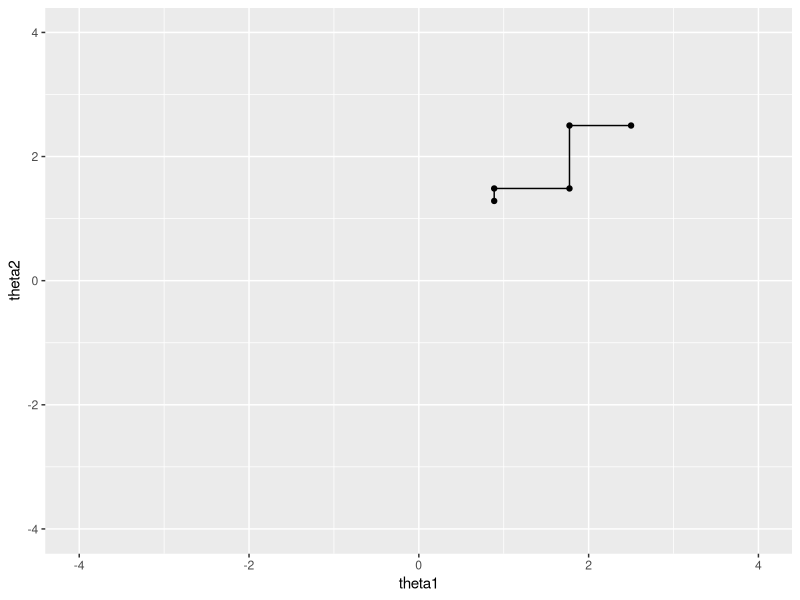
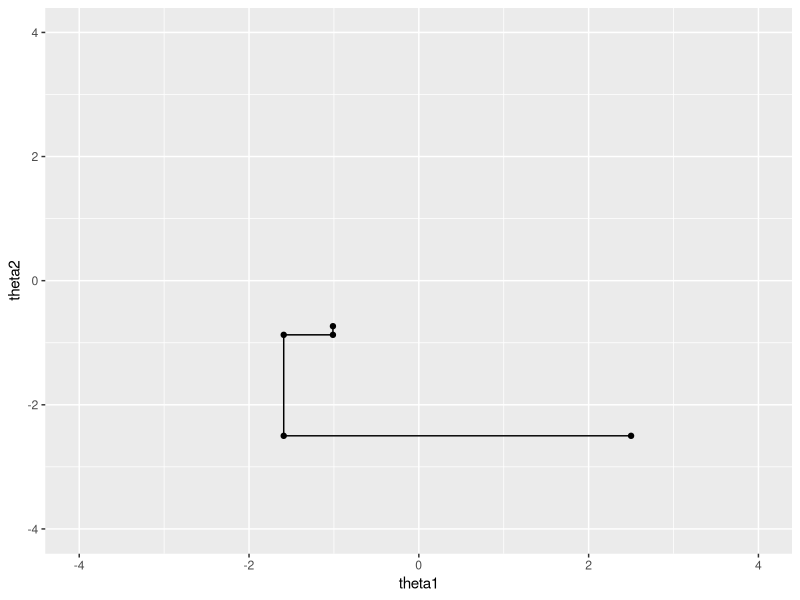
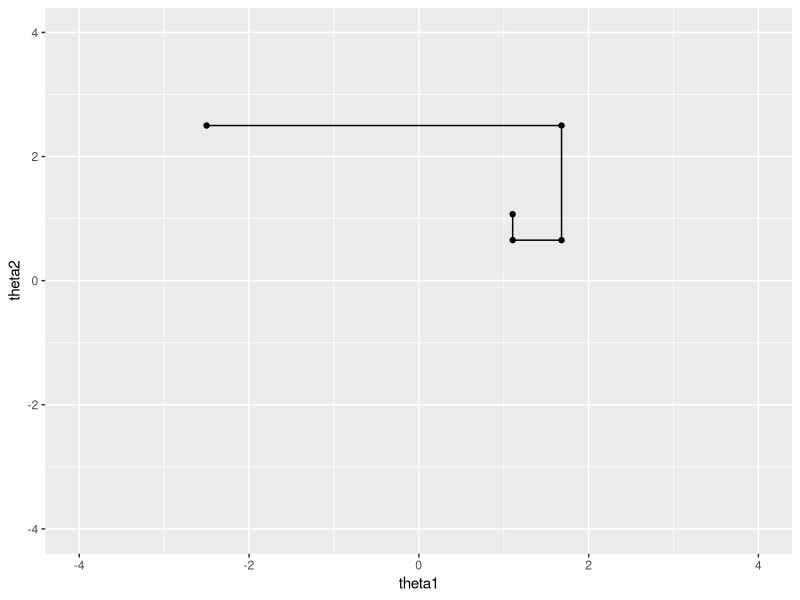
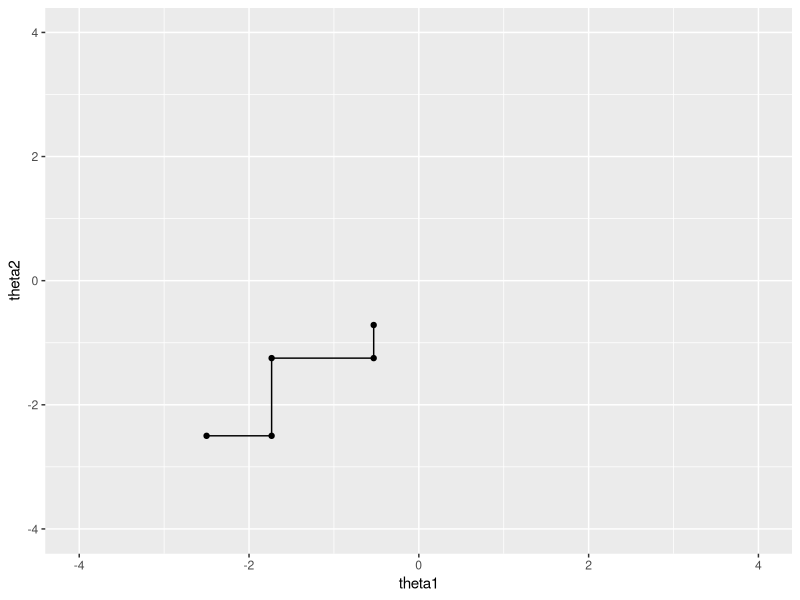
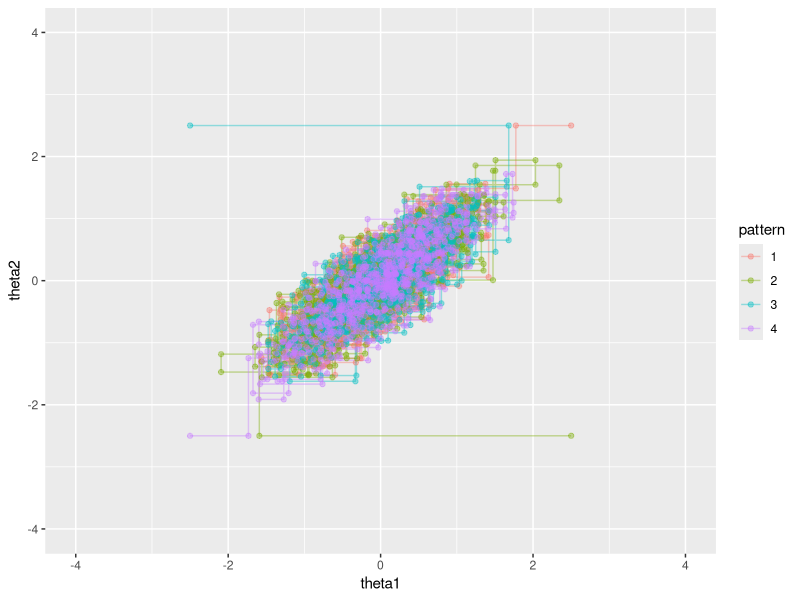
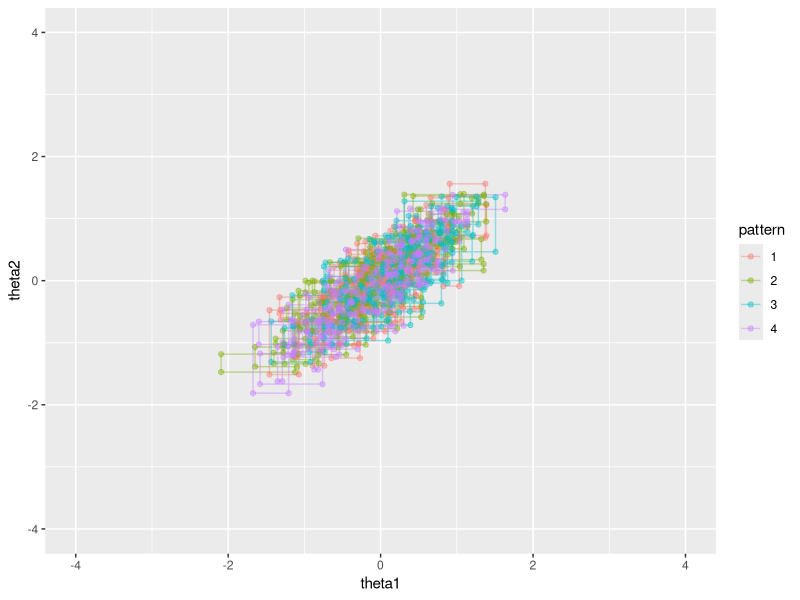
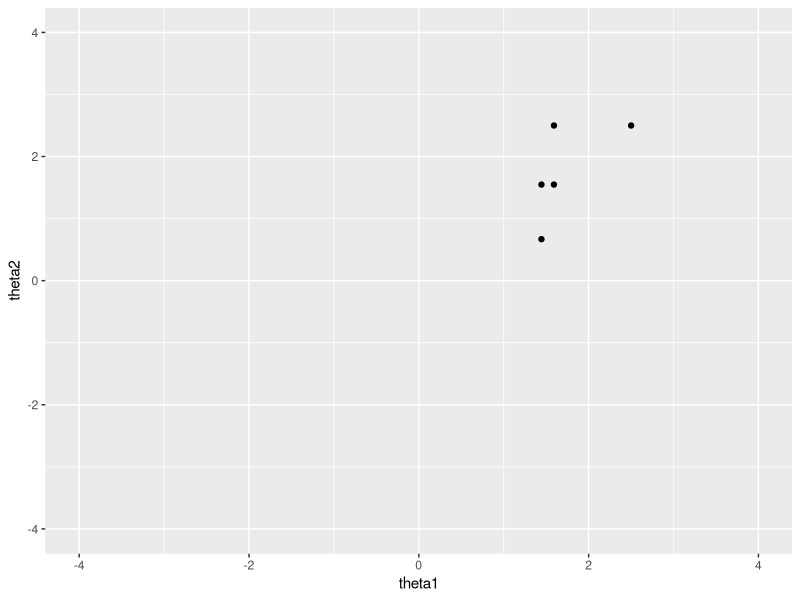
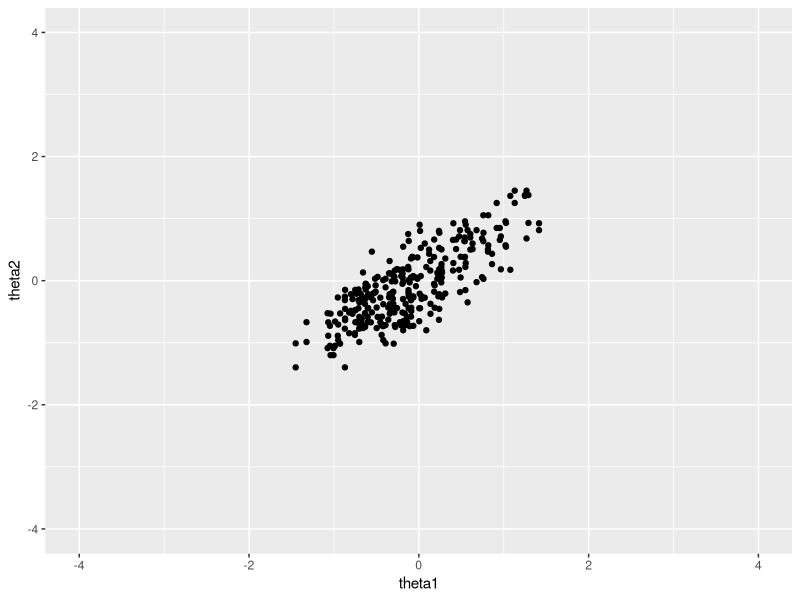

R code for these plots, in order:
## ---- chunk 1
rm(list = ls())
library(ggplot2)
library(tidyverse)
set.seed(1)
## ---- chunk 2
y1 <- 0
y2 <- 0
rho <- .8

SampleTheta <- function(y, v, theta){
  new <- rnorm(1, y + v * (theta - y), 1 - v^2)
  return(new)
}

n <- 500
## ---- chunk 3
databox <- replicate(4, data.frame(theta1 = rep(NA, 2*n+1), theta2 = rep(NA, 2*n+1) , pattern = rep(NA, 2*n+1)), simplify  = FALSE)

names(databox) <- paste0("databox", 1:4)
theta1 <- c(2.5, 2.5, -2.5, -2.5)
theta2 <- c(2.5, -2.5, 2.5, -2.5)
thetas <- matrix(c(theta1, theta2), 4)

# sampling
for (j in 1:4){
  data <- databox[[j]] # choose dataframe
  data[1, 1:2] <- thetas[j, ] # set the initial value
  data[,3] <- rep(j, 2 * n +1 ) # set pattern
  for (i in 1:n ){
    theta_old2 <- data[2*i-1,2]
    theta_new1 <- SampleTheta(y2, rho, theta_old2)
    data[2*i,1] <- theta_new1
    data[2*i,2] <- theta_old2
    theta_new2 <- SampleTheta(y1, rho, theta_new1)
    data[2*i+1, 2] <- theta_new2
    data[2*i+1, 1] <- theta_new1
  }
  databox[[j]] <- data
}
## ---- chunk 4
datafull <- bind_rows(databox[[1]], databox[[2]], databox[[3]], databox[[4]])
datafull2 <- bind_rows(databox[[1]][701:1000,], databox[[2]][701:1000,], databox[[3]][701:1000,], databox[[4]][701:1000,])
datafull$pattern <- as.factor(datafull$pattern)
datafull2$pattern <- as.factor(datafull2$pattern)

## ---- chunk 5
p_first <- list(0)
for (i in 1:4){
  p_first[[i]] <- ggplot(databox[[i]][1:5,], aes(x = theta1, y = theta2)) + 
                      geom_path() +
                      geom_point() +
                      xlim(c(-4, 4)) + 
                      ylim(c(-4, 4))
  print(p_first[[i]])
}

## ---- chunk 6
p_last <- list(0)
for (i in 1:4){
  p_last[[i]] <- ggplot(databox[[i]][402:501,], aes(x = theta1, y = theta2)) + 
                geom_path() +
                geom_point() +
                xlim(c(-4, 4)) + 
                ylim(c(-4, 4))
}
## ---- chunk 7
ggplot(datafull, aes(x = theta1, y = theta2)) + 
  geom_path(aes(color = pattern), alpha = .4) +
  geom_point(aes(color = pattern), alpha = .4) +
  xlim(c(-4, 4)) + 
  ylim(c(-4, 4))


ggplot(datafull2, aes(x = theta1, y = theta2)) + 
  geom_path(aes(color = pattern), alpha = .4) +
  geom_point(aes(color = pattern), alpha = .4) +
  xlim(c(-4, 4)) + 
  ylim(c(-4, 4))

## ---- chunk 8
theta1 <- 2.5
theta2 <- 2.5

databox1 <- data.frame(theta1 = rep(NA, 2*n+1), theta2 = rep(NA, 2*n+1) , pattern = rep(1, 2*n+1))
databox1[1, 1] <- theta1
databox1[1, 2] <- theta2

for (i in 1:n ){
  theta_old2 <- databox1[2*i-1,2]
  theta_new1 <- SampleTheta(y2, rho, theta_old2)
  databox1[2*i,1] <- theta_new1
  databox1[2*i,2] <- theta_old2
  theta_new2 <- SampleTheta(y1, rho, theta_new1)
  databox1[2*i+1, 2] <- theta_new2
  databox1[2*i+1, 1] <- theta_new1
}
## ---- chunk 9
theta1 <- 2.5
theta2 <- -2.5

databox2 <- data.frame(theta1 = rep(NA, 2*n+1), theta2 = rep(NA, 2*n+1) , pattern = rep(2, 2*n+1))
databox2[1, 1] <- theta1
databox2[1, 2] <- theta2

for (i in 1:n ){
  theta_old2 <- databox2[2*i-1,2]
  theta_new1 <- SampleTheta(y2, rho, theta_old2)
  databox2[2*i,1] <- theta_new1
  databox2[2*i,2] <- theta_old2
  theta_new2 <- SampleTheta(y1, rho, theta_new1)
  databox2[2*i+1, 2] <- theta_new2
  databox2[2*i+1, 1] <- theta_new1
}

## ---- chunk 10
theta1 <- -2.5
theta2 <- 2.5

databox3 <- data.frame(theta1 = rep(NA, 2*n+1), theta2 = rep(NA, 2*n+1) , pattern = rep(3, 2*n+1))
databox3[1, 1] <- theta1
databox3[1, 2] <- theta2

for (i in 1:n ){
  theta_old2 <- databox3[2*i-1,2]
  theta_new1 <- SampleTheta(y2, rho, theta_old2)
  databox3[2*i,1] <- theta_new1
  databox3[2*i,2] <- theta_old2
  theta_new2 <- SampleTheta(y1, rho, theta_new1)
  databox3[2*i+1, 2] <- theta_new2
  databox3[2*i+1, 1] <- theta_new1
}
## ---- chunk 11
theta1 <- -2.5
theta2 <- -2.5

databox4 <- data.frame(theta1 = rep(NA, 2*n+1), theta2 = rep(NA, 2*n+1) , pattern = rep(4, 2*n+1))
databox4[1, 1] <- theta1
databox4[1, 2] <- theta2

for (i in 1:n ){
  theta_old2 <- databox4[2*i-1,2]
  theta_new1 <- SampleTheta(y2, rho, theta_old2)
  databox4[2*i,1] <- theta_new1
  databox4[2*i,2] <- theta_old2
  theta_new2 <- SampleTheta(y1, rho, theta_new1)
  databox4[2*i+1, 2] <- theta_new2
  databox4[2*i+1, 1] <- theta_new1
}
## ---- chunk 12
datafull <- bind_rows(databox1, databox2, databox3, databox4)
datafull2 <- bind_rows(databox1[701:1000,], databox2[701:1000,], databox3[701:1000,], databox4[701:1000,])
datafull$pattern <- as.factor(datafull$pattern)
datafull2$pattern <- as.factor(datafull2$pattern)
## ---- chunk 13
ggplot(databox1[1:5,], aes(x = theta1, y = theta2)) + 
  geom_point() +
  xlim(c(-4, 4)) + 
  ylim(c(-4, 4))

ggplot(databox1[701:1001,], aes(x = theta1, y = theta2)) + 
  geom_point() +
  xlim(c(-4, 4)) + 
  ylim(c(-4, 4))

ggplot(databox1, aes(x = theta1, y = theta2)) + 
  geom_point() +
  xlim(c(-4, 4)) + 
  ylim(c(-4, 4))


## ---- chunk 14
ggplot(databox2[1:5,], aes(x = theta1, y = theta2)) + 
  geom_point() +
  xlim(c(-4, 4)) + 
  ylim(c(-4, 4))

ggplot(databox2[701:1001,], aes(x = theta1, y = theta2)) + 
  geom_point() +
  xlim(c(-4, 4)) + 
  ylim(c(-4, 4))

ggplot(databox2, aes(x = theta1, y = theta2)) + 
  geom_point() +
  xlim(c(-4, 4)) + 
  ylim(c(-4, 4))
## ---- chunk 15
ggplot(databox3[1:5,], aes(x = theta1, y = theta2)) + 
  geom_point() +
  xlim(c(-4, 4)) + 
  ylim(c(-4, 4))

ggplot(databox3[701:1001,], aes(x = theta1, y = theta2)) + 
  geom_point() +
  xlim(c(-4, 4)) + 
  ylim(c(-4, 4))

ggplot(databox3, aes(x = theta1, y = theta2)) + 
  geom_point() +
  xlim(c(-4, 4)) + 
  ylim(c(-4, 4))
## ---- chunk 16
ggplot(databox4[1:5,], aes(x = theta1, y = theta2)) + 
  geom_point() +
  xlim(c(-4, 4)) + 
  ylim(c(-4, 4))

ggplot(databox4[701:1001,], aes(x = theta1, y = theta2)) + 
  geom_point() +
  xlim(c(-4, 4)) + 
  ylim(c(-4, 4))

ggplot(databox4, aes(x = theta1, y = theta2)) + 
  geom_point() +
  xlim(c(-4, 4)) + 
  ylim(c(-4, 4))
## ---- chunk 17
ggplot(datafull, aes(x = theta1, y = theta2)) + 
  geom_path(aes(color = pattern), alpha = .4) +
  xlim(c(-4, 4)) + 
  ylim(c(-4, 4))


ggplot(datafull2, aes(x = theta1, y = theta2)) + 
  geom_path(aes(color = pattern), alpha = .4) +
    xlim(c(-4, 4)) + 
  ylim(c(-4, 4))


